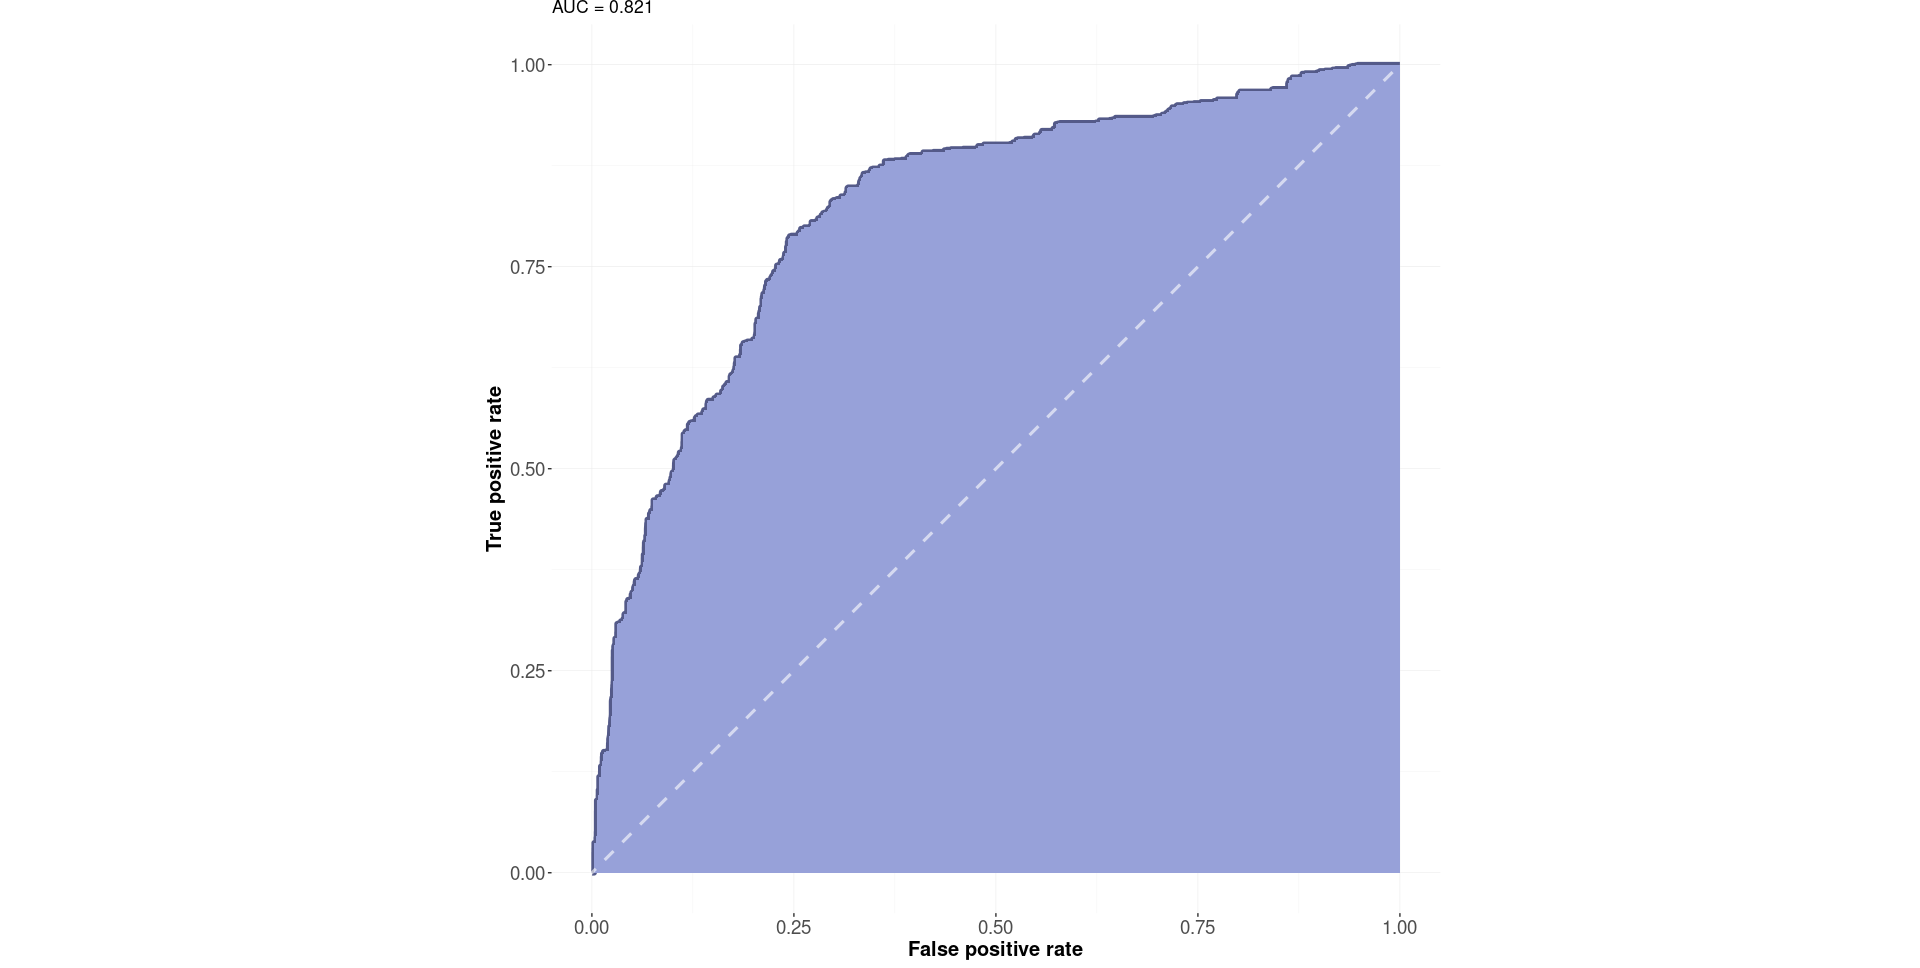

Reproduce this figure in R.

# Paths:
path_data = "data/"
path_lib = "renv/library/R-4.1/x86_64-pc-linux-gnu/"

# Packages:
require(dplyr, lib = path_lib)
require(tidyr, lib = path_lib)
require(maditr, lib = path_lib)
require(readr, lib = path_lib)
require(RColorBrewer, lib = path_lib)
require(ggplot2, lib = path_lib)
require(glmnet, lib = path_lib)
require(ROCR, lib = path_lib)

# Dataset:
df = readr::read_csv(paste0(path_data, "nasa_exoplanets.csv")) %>%
         as.data.frame()
attr(df, "spec") = NULL
df_varnames = readr::read_csv(paste0(path_data, "nasa_exoplanets_var_names.csv")) %>%
                  as.data.frame()
attr(df_varnames, "spec") = NULL

# Variables:
resp_var = "ttv_flag"
resp_var_name = (df_varnames %>%
                    dplyr::filter(var == resp_var))$var_name
pred_vars = c("sy_snum", "sy_pnum", "disc_year", "pl_orbeccen", "st_teff", "st_mass", "sy_pm",
              "sy_dist", "sy_gaiamag")
pred_vars_name = (df_varnames %>%
                     dplyr::filter(var %in% pred_vars))$var_name

# Adapt the data:
df = df %>%
         dplyr::select(all_of(resp_var), 
                       all_of(pred_vars))
df = df %>% 
         tidyr::drop_na()

# Classification model:
X = df %>% 
        dplyr::select(all_of(pred_vars)) %>%
        as.matrix()
Y = df %>% 
        transmute(y = as.numeric(eval(parse(text = resp_var)))) %>%
        as.matrix()
fit = glmnet(x = X,
             y = Y,
             family = "binomial",
             standardize = TRUE)
cv.fit = cv.glmnet(x = X,
                   y = Y,
                   family = "binomial")
min_lambda = cv.fit$lambda.min
coefs = coef(object = fit, 
             s = min_lambda)
probs = predict(object = fit,
                newx = X,
                type = "response",
                s = min_lambda) %>%
            as.numeric()

# ROC curve:
ROCRpred = ROCR::prediction(predictions = probs,
                            labels = df[, eval(resp_var)])
ROCRperf = ROCR::performance(prediction.obj = ROCRpred,
                             measure = "tpr",
                             x.measure = "fpr")
df_plot = data.frame("False_positive_rate" = ROCRperf@x.values[[1]],
                     "True_positive_rate" = ROCRperf@y.values[[1]],
                     "Thresholds" = ROCRperf@alpha.values[[1]]) %>% 
          dplyr::filter(Thresholds >= 0 & 
                        Thresholds <= 1)
preds = ROCR::prediction(predictions = probs, 
                         labels = df[, resp_var])
auc = attr(x = ROCR::performance(prediction.obj = preds,
                                 measure = "auc"), 
           which = "y.values")[[1]]


df_plot = df_plot %>% 
         tidyr::drop_na()

# Plot:
my_palette = colorRampPalette(c("#111539", "#97A1D9"))

p = ggplot(
        data = df_plot,
        aes(
            x = False_positive_rate,
            y = True_positive_rate
        )
    ) +
    geom_line(
        show.legend = FALSE,
        color = my_palette(3)[2],
        size = 2
    ) +
    geom_area(
        position = "identity",
        fill = my_palette(3)[3]
    ) +
    geom_abline(
        intercept = 0,
        slope = 1,
        linetype = "dashed",
        show.legend = FALSE,
        color = "white",
        size = 1.1,
        alpha = 0.6
    ) +
    coord_fixed(ratio = 1) + 
    theme(
        axis.text.x = element_text(
            size = 14,
            angle = 0,
            hjust = 0.5,
            vjust = 1
        ),
        axis.text.y = element_text(size = 14),
        axis.title.x = element_text(
            size = 15,
            face = "bold"
        ),
        axis.title.y = element_text(
            size = 15,
            face = "bold"
        ),
        panel.background = element_rect(fill = "white"),
        panel.grid.major = element_line(
            size = 0.2,
            linetype = "solid",
            colour = "#eaeaea"
        ),
        panel.grid.minor = element_line(
            size = 0.1,
            linetype = "solid",
            colour = "#eaeaea"
        ),
        plot.margin = margin(
            t = 0, 
            r = 5,
            b = 5, 
            l = 10,
            unit = "pt"
        )
    ) +
    xlab("False positive rate") +
    ylab("True positive rate") +
    ggtitle(paste0("AUC = ", round(auc, digits = 3)))

p
